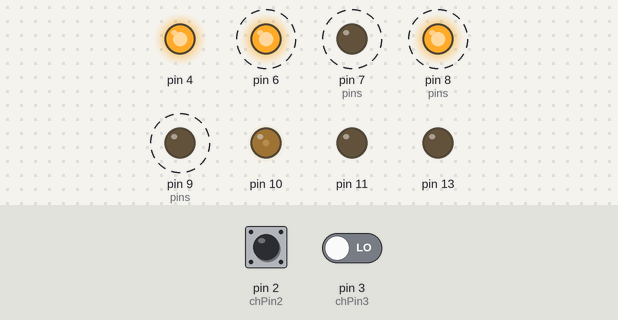
Bench run of a sketch on a simulated Arduino Uno, built with avr-gcc and run on an emulated ATmega328P. Parts: output pins drawn as LEDs (lit = HIGH). Dashed ring = blinking. The test bench sets the inputs (shaded band); at power-on: pin 2 (chPin2) LOW, pin 3 (chPin3) LOW.

Above: at 11.09 s.
11.3 s: pin 2 (chPin2) pulsed HIGH 2 times (0.12 s each, 0.3 s apart)
At 11.75 s:
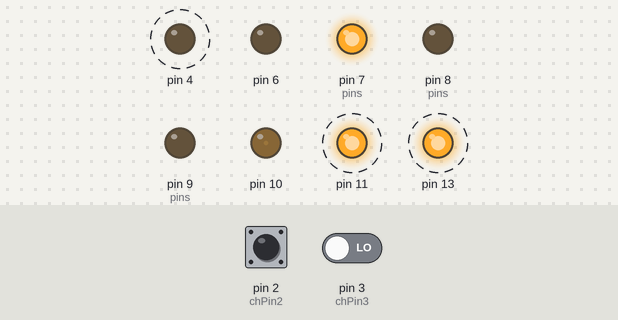
14.3 s: pin 2 (chPin2) driven HIGH
17.3 s: pin 3 (chPin3) driven HIGH
20.3 s: pin 2 (chPin2) driven LOW
At 20.75 s:
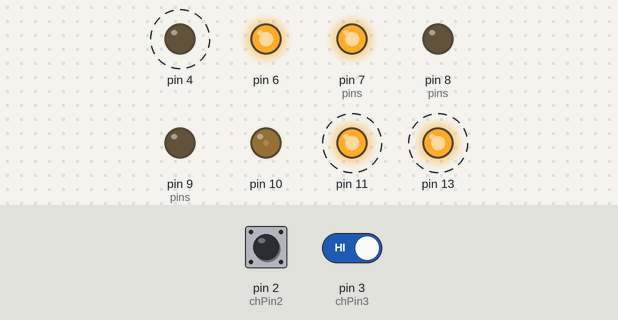
23.3 s: pin 3 (chPin3) driven LOW
At 23.75 s:
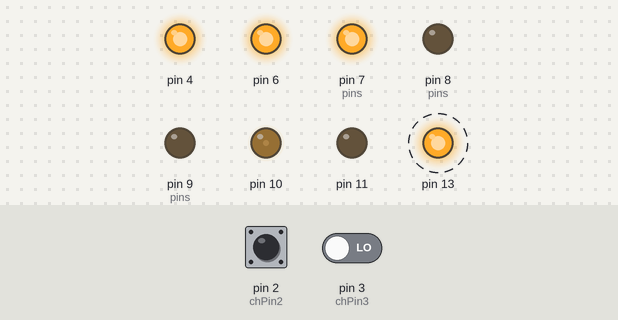
Timing chart, 0 to 46.0 s (numbered marks = the images above; inputs shaded):
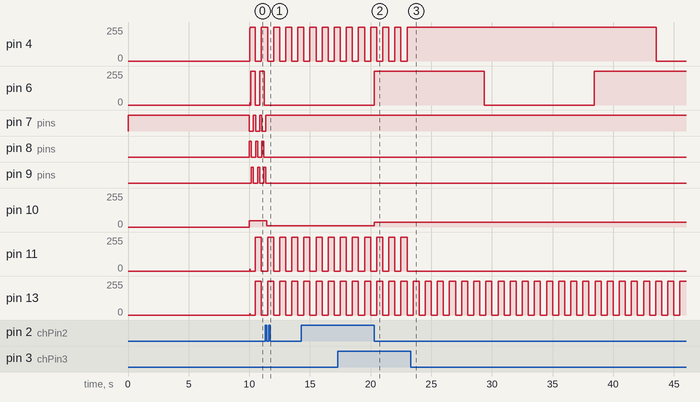

The sketch:

interrupts.ino
```cpp
/* Yak 980 di A.

   Prototipo:

OUTPUT:
   1 PWM motore: 10
   2 LED ai lati con lampeggio alternato
   1 LED in coda lampeggio a freq doppia
   3 Sequenza di LED da 3 unita' ripetuta 3 volte

INPUT:

   * Thtottle: PIN 2
   * Ailerons: PIN 3

Notes: abbondante usi di map().
NO FSM.

*/

#include <common.h>
#define dEBUG

// Variabili per interrupt 0 si PIN 2
volatile unsigned int chValue2 = 1500; // Valore computato
volatile unsigned int chStart2 = 1500; // Inizio rilevamento

// Variabili per interrupt 1 su PIN 3
volatile unsigned int chValue3 = 1500; // Valore computato
volatile unsigned int chStart3 = 1500; // Inizio rilevamento

// Variabili per autocalibrazione 0
const byte chPin2 = 2; // PIN per la calibrazione
int mid_point2 = 980;

// Variabili per autocalibrazione 1
const byte chPin3 = 3; // PIN per la calibrazione
int mid_point3 = 1500;

// Instanziamo un LED fuori dal loop
Lampeggiatore left = 4;
Lampeggiatore right = 11;
Lampeggiatore coda = 6;
Pwm motore = 10;
Lampeggiatore stato = 13;
byte pins[] = {  // PIN dei LED che compongono la sequenza
 	7,8,9
};
Sequenza seq = Sequenza(pins,3);

void setup() {
left.Invert();
    // Funzione relativa a calibrazione con pulsein:
    mid_point3 =  calibraTrim(chPin3) + 8; // La calibrazione in genere non serve
    // su throttle, il valore minimo e' costante e non c'e' TRIM

    attachInterrupt(0, chRise2, RISING); // PIN 2 su 328p / 168
    attachInterrupt(1, chRise3, RISING); // PIN 3 su 328p / 168

} ;


void loop() {
stato.Blink(); // Onboard LED per vedere se la scheda e' accesa

  right.Blink(map(chValue3,980,2020,800,200));
  left.Blink(map(chValue3,980,2020,200,800));
  coda.Blink(chValue2 /4);
  motore.lSet((chValue2 -980) / 4);
  seq.Update(map(chValue2,980,2000,300,40));

}

// Functions
void chRise2() {
    attachInterrupt(0, chFall2, FALLING);
    chStart2 = micros();
}

void chFall2() {
    attachInterrupt(0, chRise2, RISING);
    chValue2 = micros() - chStart2;
}
// Seconod iterrupt
void chRise3() {
    attachInterrupt(1, chFall3, FALLING);
    chStart3 = micros();
}

void chFall3() {
    attachInterrupt(1, chRise3, RISING);
    chValue3 = micros() - chStart3;
}
```

Measured:
- after the input at 11.3 s, pin 6: stops changing and stays 0/255; pin 7 (pins): goes on until 11.4 s, then stays HIGH; pin 8 (pins): stops changing and stays LOW; pin 9 (pins): goes on until 11.4 s, then stays LOW; pin 10: 48/255 → 10/255 after 0.12 s
- after the input at 20.3 s, pin 6: 0/255 → 255/255 at once; pin 10: 10/255 → 35/255 at once
- after the input at 23.3 s, pin 11: stops changing and stays 0/255
- by itself, pin 6: alternates 255/255 for 0.41 s and 0/255 for 0.38 s
- by itself, pin 7 (pins), pin 8 (pins), pin 9 (pins): alternates HIGH for 0.17 s and LOW for 0.34 s
- by itself, pin 11, pin 13: alternates 255/255 for 0.50 s and 0/255 for 0.50 s
